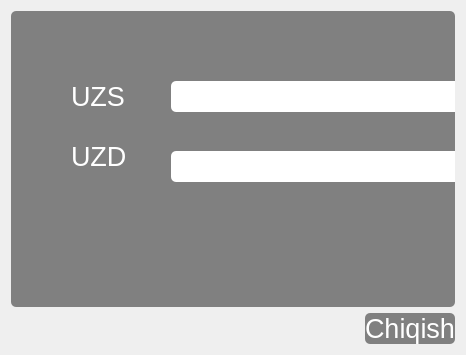
<?xml version="1.0" encoding="UTF-8"?>
<ui version="4.0">
 <class>Form</class>
 <widget class="QWidget" name="Form">
  <property name="geometry">
   <rect>
    <x>0</x>
    <y>0</y>
    <width>466</width>
    <height>355</height>
   </rect>
  </property>
  <property name="windowTitle">
   <string>Form</string>
  </property>
  <layout class="QGridLayout" name="gridLayout">
   <item row="0" column="0" colspan="2">
    <widget class="QWidget" name="widget" native="true">
     <property name="styleSheet">
      <string notr="true">background-color: grey;
border-radius: 5px;
</string>
     </property>
     <widget class="QLabel" name="label">
      <property name="geometry">
       <rect>
        <x>60</x>
        <y>70</y>
        <width>81</width>
        <height>31</height>
       </rect>
      </property>
      <property name="font">
       <font>
        <pointsize>20</pointsize>
       </font>
      </property>
      <property name="styleSheet">
       <string notr="true">color: white;</string>
      </property>
      <property name="text">
       <string>UZS</string>
      </property>
     </widget>
     <widget class="QLabel" name="label_2">
      <property name="geometry">
       <rect>
        <x>60</x>
        <y>130</y>
        <width>81</width>
        <height>31</height>
       </rect>
      </property>
      <property name="font">
       <font>
        <pointsize>20</pointsize>
       </font>
      </property>
      <property name="styleSheet">
       <string notr="true">color: white;</string>
      </property>
      <property name="text">
       <string>UZD</string>
      </property>
     </widget>
     <widget class="QLineEdit" name="lineEdit_2">
      <property name="geometry">
       <rect>
        <x>160</x>
        <y>140</y>
        <width>411</width>
        <height>31</height>
       </rect>
      </property>
      <property name="styleSheet">
       <string notr="true">border-radius: 5px;
background-color: white;</string>
      </property>
     </widget>
     <widget class="QLineEdit" name="lineEdit_3">
      <property name="geometry">
       <rect>
        <x>160</x>
        <y>70</y>
        <width>411</width>
        <height>31</height>
       </rect>
      </property>
      <property name="styleSheet">
       <string notr="true">border-radius: 5px;
background-color: white;</string>
      </property>
     </widget>
    </widget>
   </item>
   <item row="1" column="0">
    <spacer name="horizontalSpacer">
     <property name="orientation">
      <enum>Qt::Horizontal</enum>
     </property>
     <property name="sizeHint" stdset="0">
      <size>
       <width>351</width>
       <height>20</height>
      </size>
     </property>
    </spacer>
   </item>
   <item row="1" column="1">
    <widget class="QPushButton" name="pushButton">
     <property name="font">
      <font>
       <pointsize>20</pointsize>
      </font>
     </property>
     <property name="styleSheet">
      <string notr="true">background-color: grey;
border-radius: 5px;
color: white;</string>
     </property>
     <property name="text">
      <string>Chiqish</string>
     </property>
    </widget>
   </item>
  </layout>
 </widget>
 <resources/>
 <connections/>
</ui>
